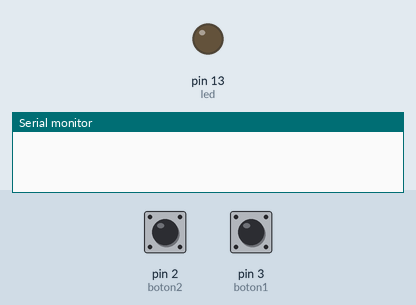
Recording of a sketch running on a simulated Arduino Uno, built with avr-gcc and run on an emulated ATmega328P. Parts: output pins drawn as LEDs (lit = HIGH), the last lines printed to the serial monitor. The test bench sets the inputs (shaded band); at power-on: pin 3 (boton1) LOW, pin 2 (boton2) LOW.

Above: at 1.2 s.
1.3 s: pin 3 (boton1) pulled HIGH for 0.15 s
At 2.5 s:
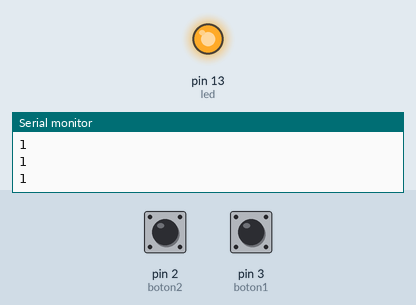
2.9 s: pin 2 (boton2) pulled HIGH for 0.15 s
At 3.7 s:
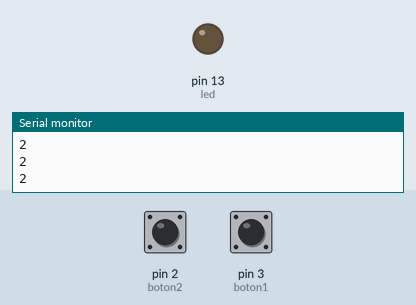
4.5 s: pin 3 (boton1) pulled HIGH for 1 s
At 4.9 s:
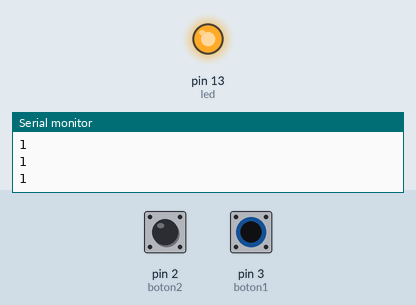
Timing chart, 0 to 7.5 s (numbered marks = the images above; inputs shaded):
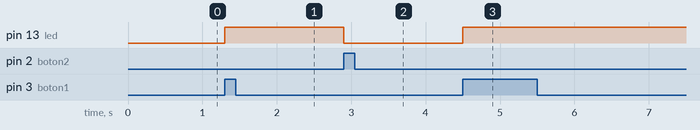

The sketch:

PRUEBAS.ino
```cpp
   const int boton1=3;
   const int boton2=2;
   const int led=13;
   int estado1=0;
   int estado2=0;
void setup() {
  pinMode(boton1,INPUT);
  pinMode(boton2, INPUT);
  pinMode(led, OUTPUT);
  Serial.begin(9600);
}

void loop() {
  estado1= digitalRead(boton1);
  estado2=digitalRead(boton2);
  if (estado1==1){
      digitalWrite(led, 1);
      Serial.println("1");
    }
  else if (estado2==1){
      digitalWrite(led, 0);
      Serial.println("2");
    }
  // put your main code here, to run repeatedly:

}
```

Measured:
- after the input at 1.3 s, pin 13 (led): LOW → HIGH at once
- after the input at 2.9 s, pin 13 (led): HIGH → LOW at once
- after the input at 4.5 s, pin 13 (led): LOW → HIGH at once
